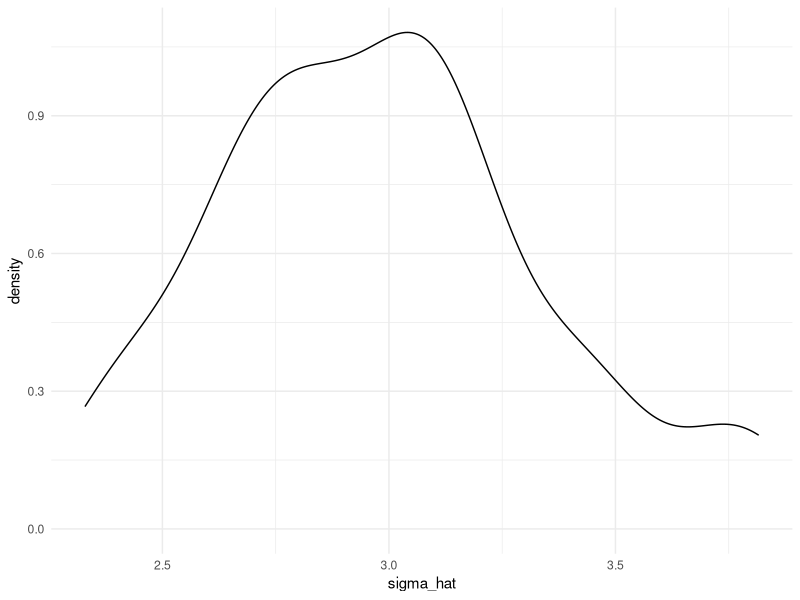

The R source for this figure:
## ---- chunk 1
library(tidyverse)
library(purrr)

## Set Global Options 
knitr::opts_chunk$set(
  fig.width = 6,
  fig.asp = .6, 
  out.width = "90%"
)

theme_set(theme_minimal() + theme(legend.position = "bottom"))

options(
  ggplot2.continuous.colour = "viridis",
  ggplot2.continuous.fill = "viridis"
)

scale_colour_discrete = scale_colour_viridis_d
scale_fill_discrete = scale_fill_viridis_d
## ---- chunk 2
sim_mean_sd = function(samp_size, mu = 2, sigma = 3) {
  
  sim_data = tibble(
    x = rnorm(samp_size, mean = mu, sd = sigma),
  )
  
  #returns 
  sim_data %>% 
    summarize(
      mu_hat = mean(x),
      sigma_hat = sd(x)
    )
}
## ---- chunk 3
sim_mean_sd(30)
## ---- chunk 4

#100 times -> I have gone out in to the universe and asked the universe to give me a sample size 30, with a true mean 3 and true standard deviation 40, from a normal distribution 

output = vector("list", length = 100)

for (i in 1:100) {
  output[[i]] = sim_mean_sd(samp_size = 30)
}

bind_rows(output)
## ---- chunk 5

#using rerun() function

sim_results =
  rerun(100, sim_mean_sd(samp_size = 30)) %>%
  bind_rows()

#generating a list, similar to output 
## ---- chunk 6

# population SD is sigma_hat divided sqrt of sample size 

sim_results %>%
  ggplot(aes(x = sigma_hat)) + geom_density()

sim_results %>%
  summarise(
    avg_sample_mean = mean(mu_hat),
    sd_sample_mean = sd(mu_hat)
  )
## ---- chunk 7
n_list = 
  list(
    "n = 30" = 30,
    "n = 60" = 60,
    "n = 120" = 120,
    "n = 240" = 240
  )

output = 
  vector("list", length = 4)


output[[1]] = rerun(100, sim_mean_sd(samp_size = n_list[[1]])) %>% bind_rows()
output[[2]] = rerun(100, sim_mean_sd(samp_size = n_list[[2]])) %>% bind_rows()
## ---- chunk 8
for (i in 1:4) {
  
  output[[i]] =
    rerun(100, sim_mean_sd(samp_size = n_list[[i]])) %>% 
    bind_rows()
  
}
## ---- chunk 9
tibble(
  sample_size = c(30, 60, 120, 240)
) %>% 
  mutate(
    output_lists = map(.x = sample_size, ~ rerun(100, sim_mean_sd(.x)))
  )
